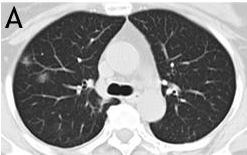
#> input picture Assignment-I/1.png, 247 x 155 px
$ jupyter execute --allow-errors MP.ipynb
#> lines starting #> are read from the running program, lines starting #| are printed output that depends on the picture; after the words box and inside, x2 and y2 are one past the last pixel; in counts of white or black regions, pixels touching at a corner belong together
[cell 1]
import numpy as np
import matplotlib.pyplot as plt
import cv2 as cv
import skimage.io as io

image1 = io.imread('1.png')
#> image1 is the input picture: shape (155, 247, 3); min 0, max 255, mean 141.2
img = cv.cvtColor(image1, cv.COLOR_BGR2GRAY)

ret, thresh1 = cv.threshold(img, 120, 255, cv.THRESH_BINARY)
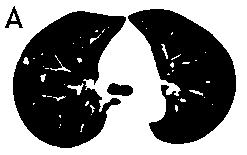
#> thresh1: shape (155, 247); 50.6% white; 4 black regions, box (x1, y1, x2, y2) and area: (13, 11, 126, 148) 9952, (128, 9, 236, 144) 8572, (107, 83, 133, 96) 254, (5, 6, 23, 28) 142
ret, thresh2 = cv.threshold(img, 120, 255, cv.THRESH_BINARY_INV)
ret, thresh3 = cv.threshold(img, 120, 255, cv.THRESH_TRUNC)
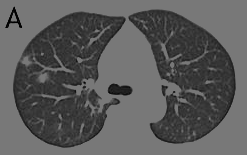
#> thresh3: shape (155, 247); min 0, max 120, mean 90.1
ret, thresh4 = cv.threshold(img, 120, 255, cv.THRESH_TOZERO)
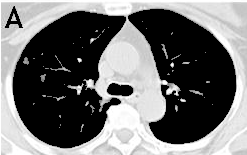
#> thresh4: shape (155, 247); min 0, max 255, mean 111.8
ret, thresh5 = cv.threshold(img, 120, 255, cv.THRESH_TOZERO_INV)
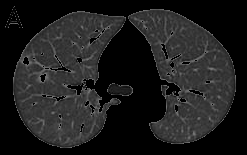
#> thresh5: shape (155, 247); min 0, max 120, mean 29.4

t=["Orginal Image","Binary Threshold","Binary Threshold Inverted","Truncated Threshold","Set to 0","Set to 0 Inverted"]
im=[img,thresh1,thresh2,thresh3,thresh4,thresh5]
for i in range(6):
    plt.subplot(2,3,i+1)
    plt.title(t[i])
    plt.imshow(im[i],cmap="gray")
    plt.axis('off')
plt.show()

[cell 2]
import numpy as np
import matplotlib.pyplot as plt
from skimage.io import imread, imshow
from skimage.color import rgb2gray

chico = imread('1.png')
imshow(chico)
th_values = np.linspace(0, 1, 11)
fig, axis = plt.subplots(2, 5, figsize=(15,8))
chico_gray = rgb2gray(chico)
for th, ax in zip(th_values, axis.flatten()):

    chico_binarized = chico_gray < th
    ax.imshow(chico_binarized)
    ax.set_title('$Threshold = %.2f$' % th)
#> this loop made 10 passes
#> th on passes 1 to 10: 0, 0.1, 0.2, 0.3, 0.4, 0.5, 0.6, 0.7, 0.8, 0.9
#> pass 2, `chico_binarized = chico_gray < th`:
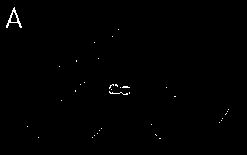
#> chico_binarized: shape (155, 247) bool; 0.47% white in thin lines or dots, all inside (x1, y1, x2, y2) = (6, 7, 229, 139)
#> pass 3, `chico_binarized = chico_gray < th`:
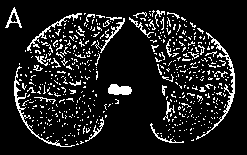
#> chico_binarized: shape (155, 247) bool; 11.8% white in thin lines or dots, all inside (x1, y1, x2, y2) = (5, 7, 235, 147)
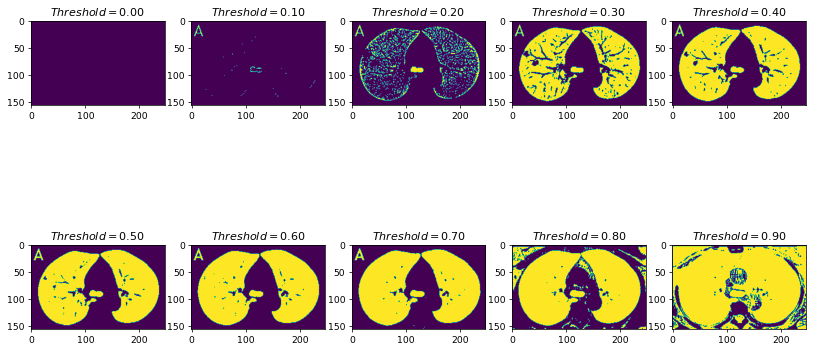
#> figure drawn by matplotlib, 10 panels

[cell 3]
import numpy as np
import matplotlib.pyplot as plt
from skimage.io import imread, imshow
from skimage.color import rgb2gray

no=8

ft='.png'
name=[]
for i in range(no):
    n=str(i+1)
    name.append(n+ft)
#> the loop `for th, ax in zip(th_values, axis.flatten()): ` made 10 passes
print(name)

#> (the rest of this cell did not finish here and is left out)

[cell 4]
import numpy as np
import matplotlib.pyplot as plt
import cv2 as cv
import skimage.io as io

no=8
#> no = 8

ft='.png'
name=[]
for i in range(no):
    n=str(i+1)
    name.append(n+ft)
print(name)
#| ['1.png', '2.png', '3.png', '4.png', '5.png', '6.png', '7.png', '8.png']

#> (the rest of this cell did not finish here and is left out)
